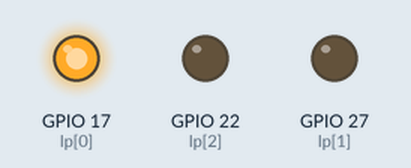
Recording of a program running on a simulated Raspberry Pi (BCM pin numbers). On the bench: output pins drawn as LEDs (lit = HIGH). At 22.5 s the program stops and its outputs stay as they are.

Above: at 1.0 s.
At 2.2 s:
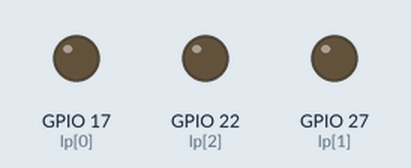
At 3.5 s:
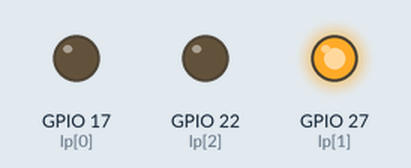
At 6.0 s:
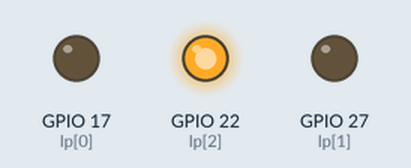
Timing chart, 0 to 9.8 s (numbered marks = the images above):
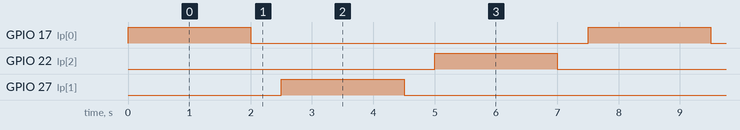

The program:

led_blink_task.py
```python
import RPi.GPIO as GPIO
import time

lp = [17, 27, 22]
GPIO.setmode(GPIO.BCM)

for i in range(3):
    GPIO.setup(lp[i], GPIO.OUT)


for i in range(9):
    GPIO.output(lp[i%3], GPIO.HIGH)
    time.sleep(2)
    GPIO.output(lp[i%3], GPIO.LOW)
    time.sleep(0.5)

GPIO.cleanup()
```

Measured:
- by itself, GPIO 17 (lp[0]), GPIO 22 (lp[2]), GPIO 27 (lp[1]): alternates HIGH for 2.0 s and LOW for 5.5 s
- by itself, everything shown: repeats every 7.5 s, in 6 steps
